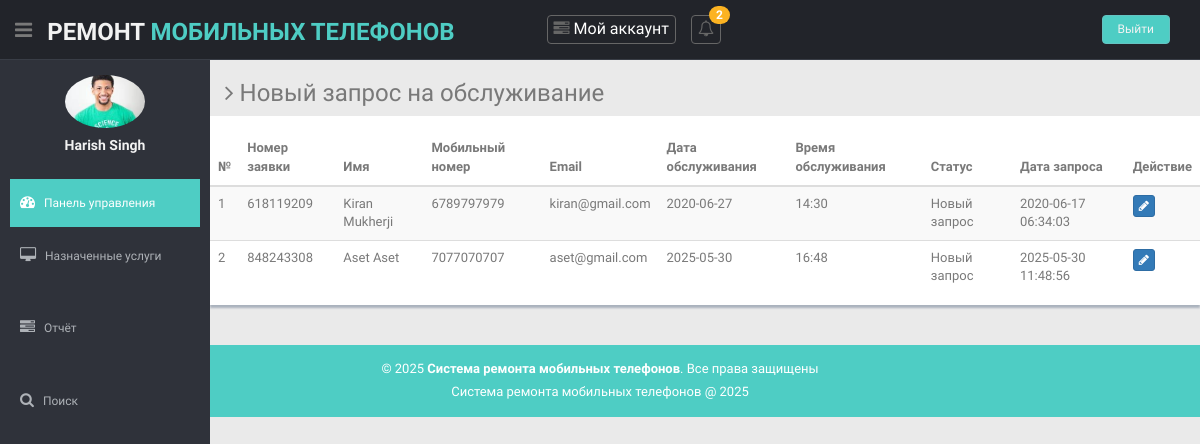
The page /technician/new-service-request.php (signed in) on the database its author committed.
### tables this page shows
CREATE TABLE IF NOT EXISTS `tbltechnician` (
  `ID` int NOT NULL AUTO_INCREMENT,
  `TechnicianID` varchar(50) DEFAULT NULL,
  `Name` varchar(200) DEFAULT NULL,
  `MobileNumber` bigint DEFAULT NULL,
  `Email` varchar(200) DEFAULT NULL,
  `Address` varchar(200) NOT NULL,
  `ProfilePic` varchar(200) DEFAULT NULL,
  `Password` varchar(200) DEFAULT NULL,
  `JoiningDate` timestamp NULL DEFAULT CURRENT_TIMESTAMP,
  PRIMARY KEY (`ID`),
  KEY `TechnicianID` (`TechnicianID`)
);

CREATE TABLE IF NOT EXISTS `tblrequest` (
  `ID` int NOT NULL AUTO_INCREMENT,
  `UserID` int DEFAULT NULL,
  `ServiceNumber` varchar(10) DEFAULT NULL,
  `BrandName` varchar(50) DEFAULT NULL,
  `ACtype` varchar(100) DEFAULT NULL,
  `ACcapcity` varchar(50) DEFAULT NULL,
  `Problem` varchar(200) DEFAULT NULL,
  `ProblemDesc` mediumtext,
  `Address` varchar(200) DEFAULT NULL,
  `DateofService` varchar(200) DEFAULT NULL,
  `SuitableTime` varchar(200) DEFAULT NULL,
  `ReqDate` timestamp NULL DEFAULT CURRENT_TIMESTAMP,
  `Status` varchar(50) DEFAULT NULL,
  `AssignTo` varchar(120) DEFAULT NULL,
  `Remark` varchar(200) DEFAULT NULL,
  `ServiceCharge` decimal(10,2) DEFAULT NULL,
  `PartCharge` decimal(10,2) DEFAULT NULL,
  `OtherCharge` decimal(10,2) DEFAULT NULL,
  `ResponseDate` timestamp NULL DEFAULT NULL ON UPDATE CURRENT_TIMESTAMP,
  PRIMARY KEY (`ID`),
  KEY `ServiceNumber` (`ServiceNumber`)
);

CREATE TABLE IF NOT EXISTS `tbluser` (
  `ID` int NOT NULL AUTO_INCREMENT,
  `FirstName` varchar(200) DEFAULT NULL,
  `LastName` varchar(200) DEFAULT NULL,
  `MobileNumber` bigint DEFAULT NULL,
  `Email` varchar(200) DEFAULT NULL,
  `Password` varchar(200) DEFAULT NULL,
  `RegDate` timestamp NULL DEFAULT CURRENT_TIMESTAMP,
  PRIMARY KEY (`ID`)
);

### technician/new-service-request.php (the view, shortened to what this page needs)
<?php
include('includes/dbconnection.php');
if (strlen($_SESSION['acrstid']==0)) {
  header('location:logout.php');
  } else{
?>
<!DOCTYPE html>
<html lang="en">
<head>
  <link href="../lib/bootstrap/css/bootstrap.min.css" rel="stylesheet">
  <link href="../lib/font-awesome/css/font-awesome.css" rel="stylesheet" />
  <link href="../lib/advanced-datatable/css/demo_page.css" rel="stylesheet" />
  <link href="../lib/advanced-datatable/css/demo_table.css" rel="stylesheet" />
  <link rel="stylesheet" href="../lib/advanced-datatable/css/DT_bootstrap.css" />
  <link href="../css/style.css" rel="stylesheet">
  <link href="../css/style-responsive.css" rel="stylesheet">
</head>
<body>
  <section id="container">
   <?php include_once('includes/header.php');?>
  <?php include_once('includes/sidebar.php');?>
    <section id="main-content">
      <section class="wrapper">
        <h3><i class="fa fa-angle-right"></i> Новый запрос на обслуживание</h3>
        <div class="row mb">
          <div class="content-panel">
            <div class="adv-table">
            <table class="table table-striped table-advance table-hover">
          <thead>
            <tr>
              <th>№</th>
              <th>Номер заявки</th>
              <th>Имя</th>
              <th>Мобильный номер</th>
              <th>Email</th>
              <th>Дата обслуживания</th>
              <th>Время обслуживания</th>
              <th>Статус</th>
              <th>Дата запроса</th>
              <th>Действие</th>
            </tr>
          </thead>
                <tbody>
                  <?php
                 $tid= $_SESSION['tid'];
$ret=mysqli_query($con,"select tbluser.*,tblrequest.* from tblrequest join tbluser on tbluser.ID=tblrequest.UserID where Status='Approved' && AssignTo='$tid'");
$cnt=1;
while ($row=mysqli_fetch_array($ret)) {
?>
                  <tr class="gradeX">
                    <td><?php echo $cnt;?></td>
                    <td><?php  echo $row['ServiceNumber'];?></td>
                    <td><?php  echo $row['FirstName'];?> <?php  echo $row['LastName'];?></td>
                    <td><?php  echo $row['MobileNumber'];?></td>
                    <td><?php  echo $row['Email'];?></td>
                    <td><?php  echo $row['DateofService'];?></td>
                    <td><?php  echo $row['SuitableTime'];?></td>
                    <?php if($row['Status']=="Approved"){ ?>
                     <td><?php echo "Новый запрос"; ?></td>
<?php } else { ?>                  <td><?php  echo htmlentities($row['Status']);?>
                  </td>
                  <?php } ?>
                  <td class="hidden-phone"><?php  echo $row['ReqDate'];?></td>
                    <td class="center hidden-phone"><a href="view-service-detail.php?viewid=<?php echo htmlentities ($row['ServiceNumber']);?>"><button class="btn btn-primary btn-xs"><i class="fa fa-pencil"></i></button></a></td>
                  </tr>
                  <?php
$cnt=$cnt+1;
}?>
                </tbody>
              </table>
            </div>
          </div>
        </div>
      </section>
    </section>
<?php include_once('includes/footer.php');?>
  </section>
</body>
</html>
<?php  } ?>

### technician/includes/sidebar.php (shortened to what this page needs)
<aside>
      <div id="sidebar" class="nav-collapse ">
        <ul class="sidebar-menu" id="nav-accordion">
          <?php
$tid=$_SESSION['acrstid'];
$ret=mysqli_query($con,"select * from tbltechnician where ID='$tid'");
while ($row=mysqli_fetch_array($ret)) {
?>
          <p class="centered"><a href="profile.php"><img src="../admin/images/<?php  echo $row['ProfilePic'];?>" class="img-circle" width="80"></a></p>
          <h5 class="centered"><?php  echo $row['Name'];?></h5><?php } ?>
          <li class="mt">
            <a class="active" href="dashboard.php">
              <i class="fa fa-dashboard"></i>
                <span>Панель управления</span>
                </a>
              </li>
            <li class="sub-menu dcjq-parent-li">
              <a href="javascript:;" class="dcjq-parent">
                <i class="fa fa-desktop"></i>
                <span>Назначенные услуги</span>
                <span class="dcjq-icon"></span></a>
              </li>
               <li class="mt">
              <a href="between-dates-reports.php">
               <i class="fa fa-tasks"></i>
                <span>Отчёт</span>
                </a>
              </li>
             <li class="mt">
              <a href="search.php">
               <i class="fa fa-search"></i>
                <span>Поиск</span>
                </a>
          </li>
        </ul>
      </div>
    </aside>

### css/style.css (style rules this page uses)
body { color: #797979; background: #eaeaea; font-family: 'Ruda', sans-serif; padding: 0px !important; margin: 0px !important; font-size:13px; }
ul li { list-style: none; }
a, a:hover, a:focus { text-decoration: none; outline: none; }
#container { width: 100%; height: 100%; }
.centered { text-align: center; }
.mt { margin-top: 25px; }
.mb { margin-bottom: 25px; }
#sidebar { width: 210px; height: 100%; position: fixed; background: #2f323a; }
#sidebar h5 { color: #f2f2f2; font-weight: 700; }
#sidebar ul li { position: relative; }
ul.sidebar-menu , ul.sidebar-menu li ul.sub { margin: -2px 0 0; padding: 0; }
ul.sidebar-menu { margin-top: 75px; }
ul.sidebar-menu li { margin-bottom: 5px; margin-left:10px; margin-right:10px; }
ul.sidebar-menu li.sub-menu { line-height: 15px; }
ul.sidebar-menu li a span { display: inline-block; }
ul.sidebar-menu li a { color: #aeb2b7; text-decoration: none; display: block; padding: 15px 0 15px 10px; font-size: 12px; outline: none; -webkit-transition: all 0.3s ease; -moz-transition: all 0.3s ease; -o-transition: all 0.3s ease; -ms-transition: all 0.3s ease; transition: all 0.3s ease; }
ul.sidebar-menu li a.active, ul.sidebar-menu li a:hover, ul.sidebar-menu li a:focus { background: #4ECDC4; color: #fff; display: block; -webkit-transition: all 0.3s ease; -moz-transition: all 0.3s ease; -o-transition: all 0.3s ease; -ms-transition: all 0.3s ease; transition: all 0.3s ease; }
ul.sidebar-menu li a i { font-size: 15px; padding-right: 6px; }
ul.sidebar-menu li a.active i { color: #fff; }
#main-content { margin-left: 210px; }
.wrapper { display: inline-block; margin-top: 60px; padding-left: 15px; padding-right: 15px; padding-bottom: 15px; padding-top: 0px; width: 100%; }
.content-panel { background: #ffffff; box-shadow: 0px 3px 2px #aab2bd; padding-top: 15px; padding-bottom: 5px; }

### rows shown on the page
tbltechnician: ProfilePic (picture), Name "Harish Singh"
tblrequest: ServiceNumber "618119209", UserID.FirstName "Kiran", UserID.LastName "Mukherji", UserID.MobileNumber "6789797979", UserID.Email "kiran@gmail.com", DateofService "2020-06-27", SuitableTime "14:30", Status "Новый запрос", ReqDate "2020-06-17 06:34:03"
tblrequest: ServiceNumber "848243308", UserID.FirstName "Aset", UserID.LastName "Aset", UserID.MobileNumber "7077070707", UserID.Email "aset@gmail.com", DateofService "2025-05-30", SuitableTime "16:48", Status "Новый запрос", ReqDate "2025-05-30 11:48:56"

### other values the page prints
$num "2"
